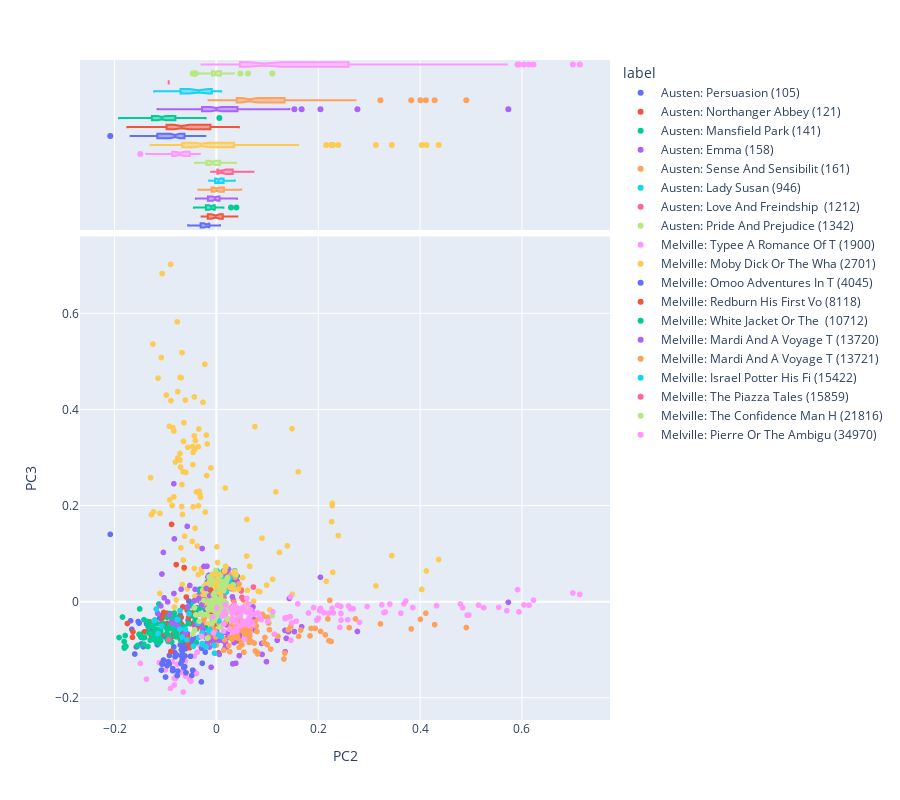

Notebook cell for this chart:
### Markdown cell above
##  PC 2 and 3

### Code cell
vis_pcs(DCM, 2, 3, label='label')
